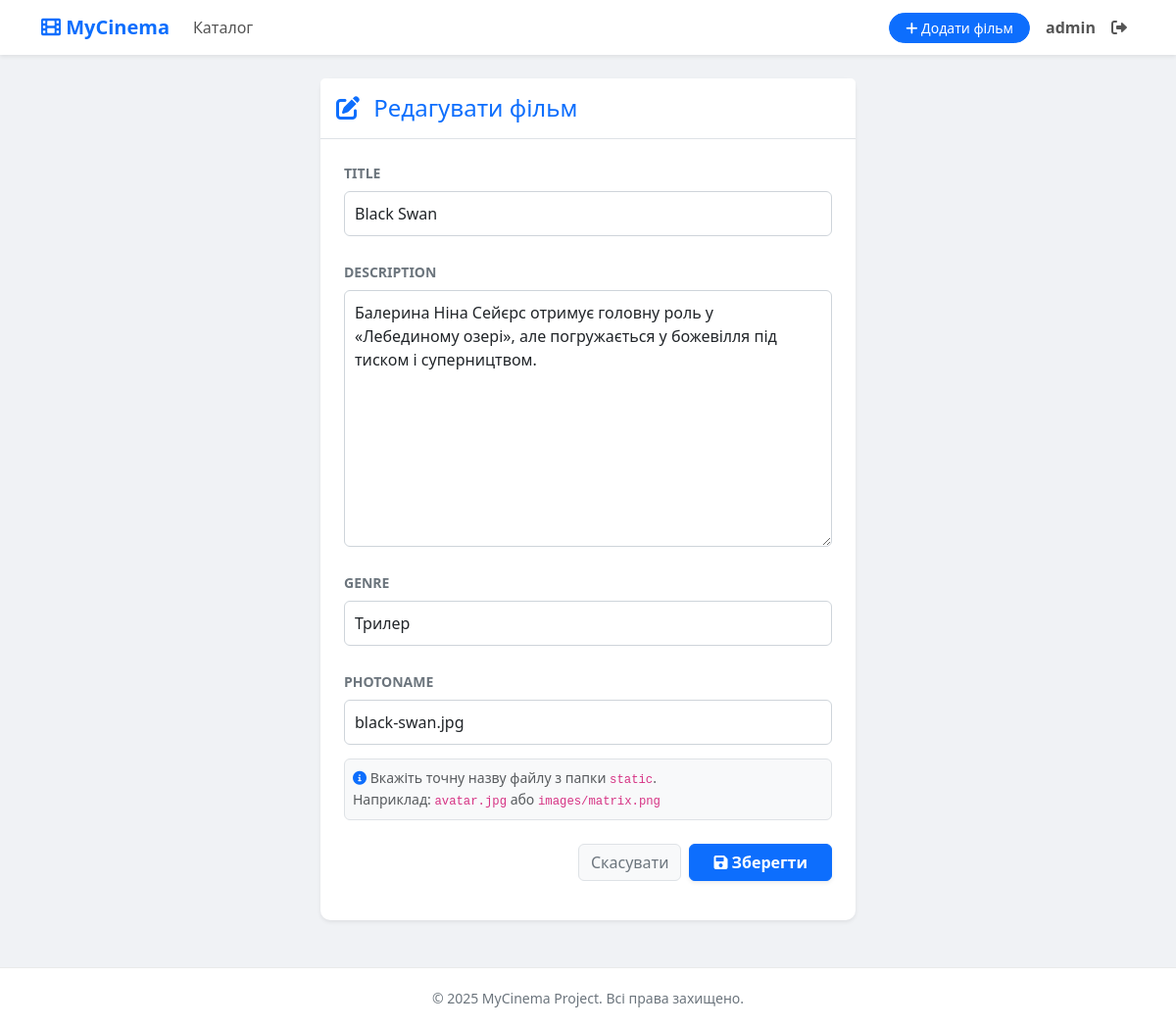
Page /4/update/ (signed in) on the committed database.
### films_app/models.py (models this page shows, shortened)
class Film(models.Model):
    user = models.ForeignKey(User, on_delete=models.CASCADE, null=True, blank=True)
    title = models.CharField(max_length=100)
    description = models.TextField()
    genre = models.CharField(max_length=100)
    photoname = models.CharField(max_length=100)
    publication_date = models.DateField(auto_now_add=True)

### films_app/views.py (the view, shortened to what this page needs)
# urls.py: path('<int:pk>/update/', FilmUpdateView.as_view(), name='film_update'),
class FilmUpdateView(UserPassesTestMixin,UpdateView):
    model = Film
    form_class = FilmForm
    template_name = "film_form.html"
    def test_func(self):
        film = self.get_object()
        return film.user == self.request.user

### films_app/forms.py
class FilmForm(forms.ModelForm):
    class Meta:
        model = Film
        fields = ['title','description', 'genre', 'photoname']

### templates/film_form.html (shortened to what this page needs)
{% extends 'base.html' %}
{% block content %}
<div class="row justify-content-center">
    <div class="col-md-8 col-lg-6">
        <div class="card shadow-sm border-0">
            <div class="card-header bg-white border-bottom py-3">
                <h4 class="mb-0 text-primary">
                    {% if form.instance.pk %}
                        <i class="fas fa-edit me-2"></i> Редагувати фільм
                    {% else %}
                        <i class="fas fa-plus-circle me-2"></i> Додати новий фільм
                    {% endif %}
                </h4>
            </div>
            <div class="card-body p-4">
                <form method="post">
                    {% for field in form %}
                    <div class="mb-3">
                        <label class="form-label fw-bold text-secondary small text-uppercase">{{ field.label }}</label>
                        {{ field }}
                        {% if field.name == 'photoname' %}
                            <div class="form-text text-muted bg-light p-2 rounded border">
                                <i class="fas fa-info-circle text-primary"></i>
                                Вкажіть точну назву файлу з папки <code>static</code>. <br>
                                Наприклад: <code>avatar.jpg</code> або <code>images/matrix.png</code>
                            </div>
                        {% endif %}
                    </div>
                    {% endfor %}
                    <div class="d-flex justify-content-end gap-2 mt-4">
                        <a href="{% url 'film_catalog' %}" class="btn btn-light text-secondary border">Скасувати</a>
                        <button type="submit" class="btn btn-primary px-4 fw-bold shadow-sm">
                            <i class="fas fa-save"></i> Зберегти
                        </button>
                    </div>
                </form>
            </div>
        </div>
    </div>
</div>
{% endblock %}

### templates/base.html (shortened to what this page needs)
{% load static %}
<html lang="uk">
<head>
    <link href="https://cdn.jsdelivr.net/npm/bootstrap@5.3.0/dist/css/bootstrap.min.css" rel="stylesheet">
    <link rel="stylesheet" href="https://cdnjs.cloudflare.com/ajax/libs/font-awesome/6.0.0/css/all.min.css">
</head>
<body>
    <nav class="navbar navbar-expand-lg navbar-light mb-4">
        <div class="container">
            <a class="navbar-brand" href="{% url 'film_catalog' %}">
                <i class="fas fa-film"></i> MyCinema
            </a>
            <div class="collapse navbar-collapse" id="navbarNav">
                <ul class="navbar-nav me-auto">
                    <li class="nav-item">
                        <a class="nav-link" href="{% url 'film_catalog' %}">Каталог</a>
                    </li>
                </ul>
                <ul class="navbar-nav ms-auto align-items-center">
                    {% if user.is_authenticated %}
                        <li class="nav-item">
                            <a class="btn btn-primary btn-sm mx-2 rounded-pill px-3" href="{% url 'film_create' %}">
                                <i class="fas fa-plus"></i> Додати фільм
                            </a>
                        </li>
                        <li class="nav-item">
                            <span class="nav-link fw-bold text-dark">{{ user.username }}</span>
                        </li>
                        <li class="nav-item">
                            <a class="nav-link text-danger" href="{% url 'logout' %}">
                                <i class="fas fa-sign-out-alt"></i>
                            </a>
                        </li>
                    {% endif %}
                </ul>
            </div>
        </div>
    </nav>
    <main class="container mb-5">
        {% block content %}{% endblock %}
    </main>
    <footer>
        <div class="container">
            <small>&copy; 2025 MyCinema Project. Всі права захищено.</small>
        </div>
    </footer>
</body>
</html>

### templates/base.html (style rules this page uses)
body { background-color: #f0f2f5; color: #212529; font-family: 'Segoe UI', Tahoma, Geneva, Verdana, sans-serif; min-height: 100vh; display: flex; flex-direction: column; }
.navbar { background-color: #ffffff !important; box-shadow: 0 2px 4px rgba(0,0,0,0.08); }
.navbar-brand { color: #0d6efd !important; font-weight: bold; }
.nav-link { color: #555 !important; }
.card { background-color: #ffffff; border: none; border-radius: 10px; box-shadow: 0 2px 8px rgba(0,0,0,0.05); transition: transform 0.2s, box-shadow 0.2s; }
input[type="text"], input[type="password"], input[type="email"], textarea, select { width: 100%; padding: 10px; border: 1px solid #ced4da; border-radius: 6px; background-color: #fff; color: #212529; margin-bottom: 10px; transition: border-color 0.15s ease-in-out, box-shadow 0.15s ease-in-out; }
main { flex: 1; }
footer { background-color: #ffffff; margin-top: auto; padding: 20px 0; border-top: 1px solid #eaeaea; text-align: center; color: #6c757d; }

### rows in the picture
Film: form "Black Swan" "Балерина Ніна Сейєрс отримує головну роль у «Лебединому озері», але погружається у божевілля під тиском і суперництвом." "Трилер" "black-swan.jpg"

### other values in the picture
{{ user.username }} "admin"
{{ field.label }} "TITLE" "DESCRIPTION" "GENRE" "PHOTONAME"
